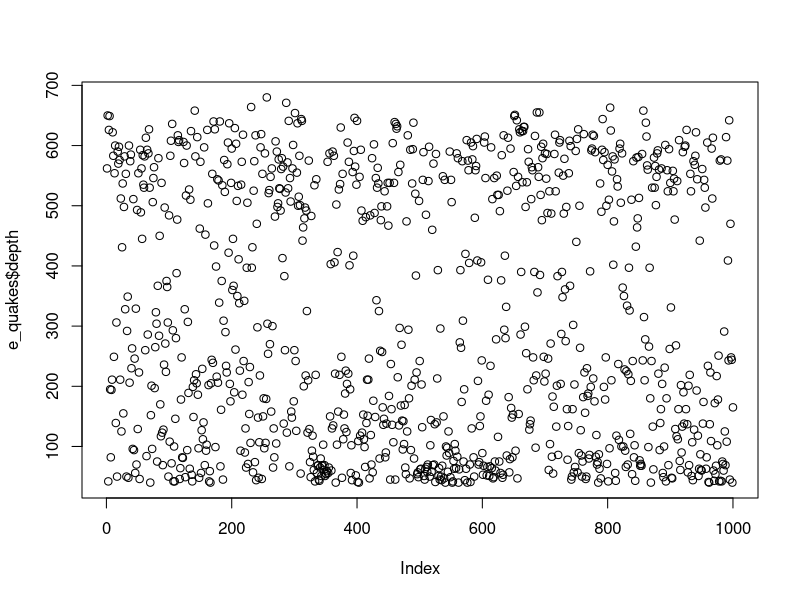
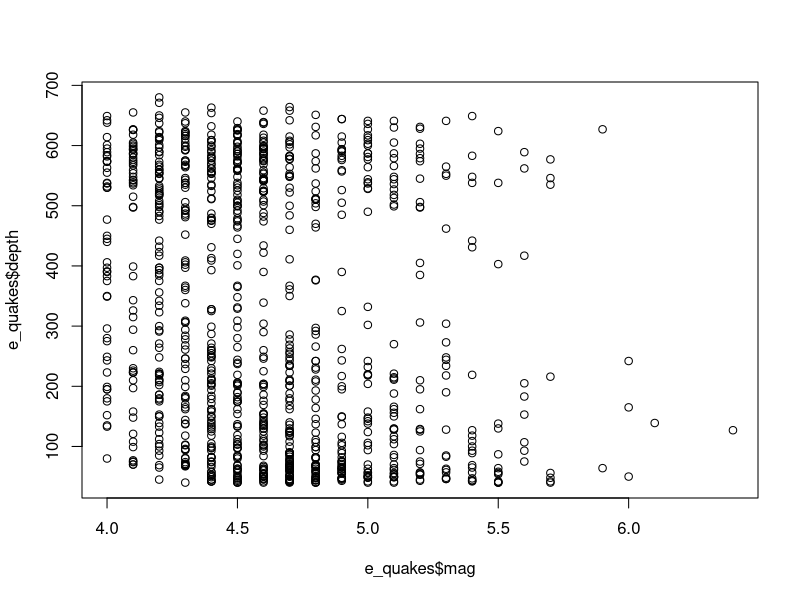
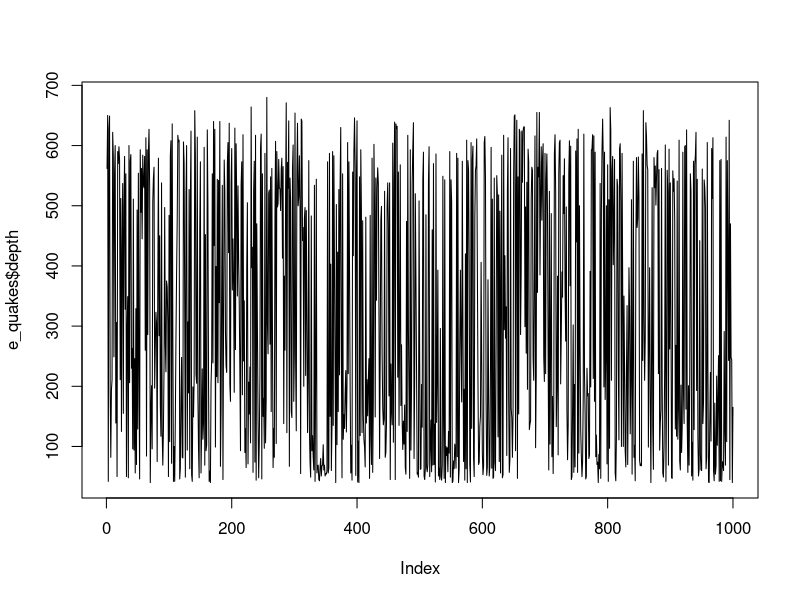
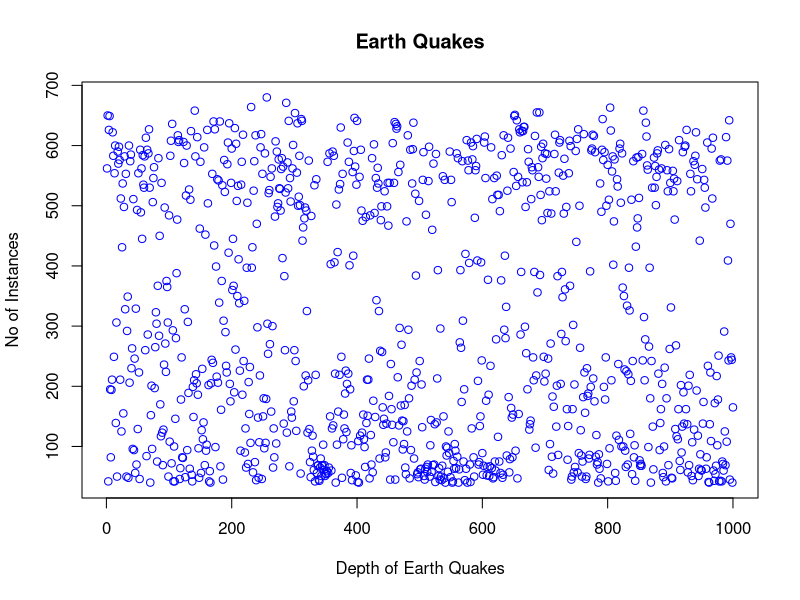
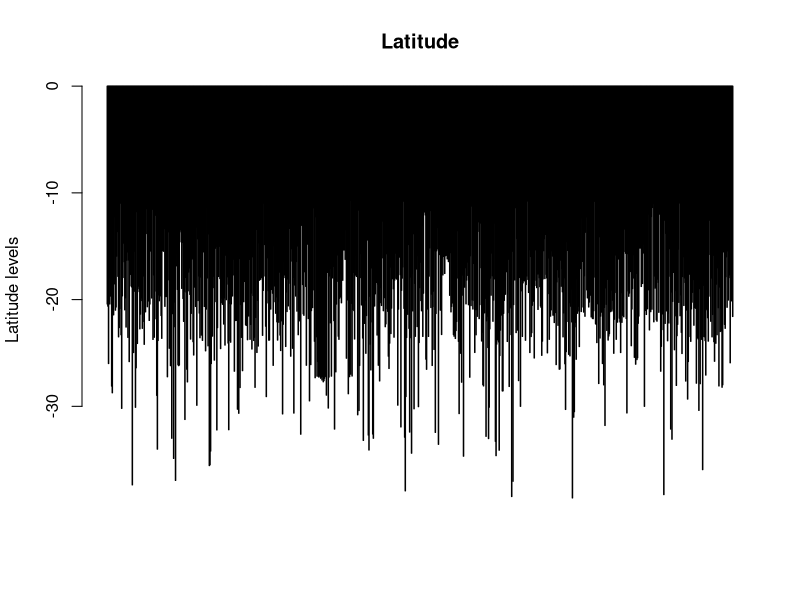
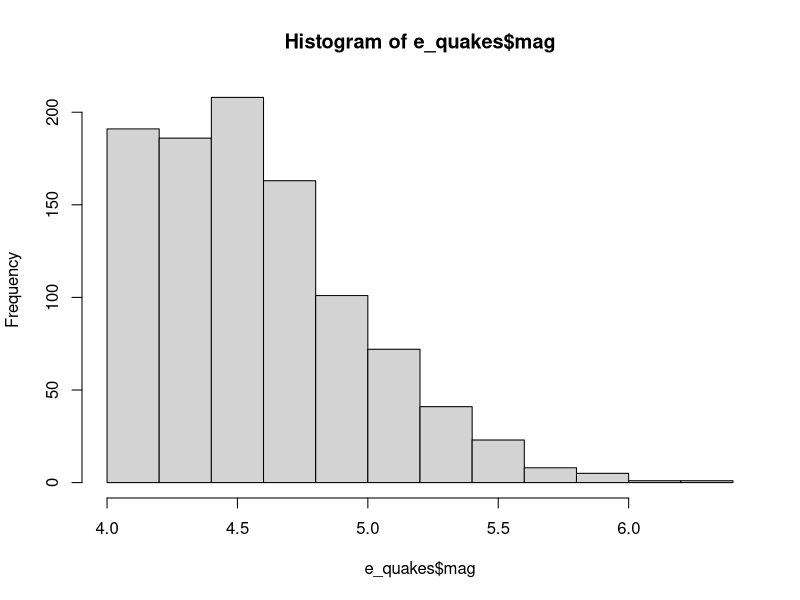
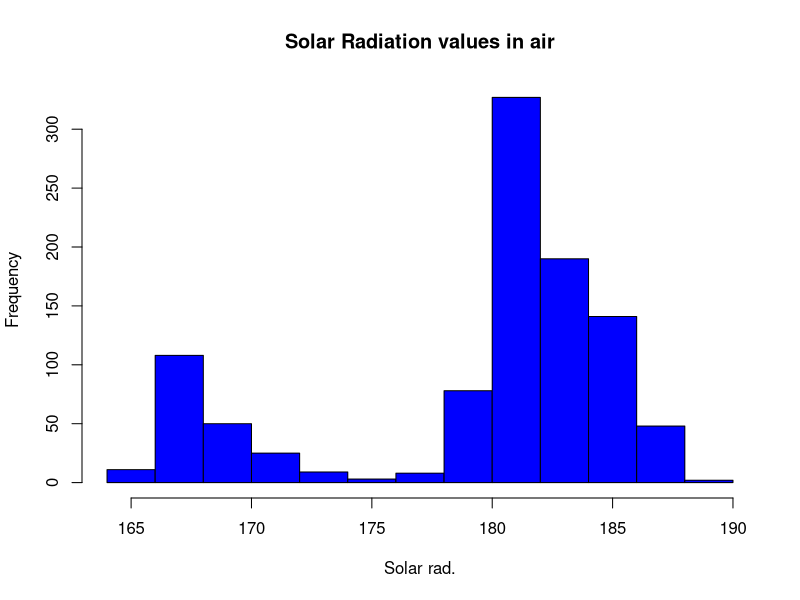
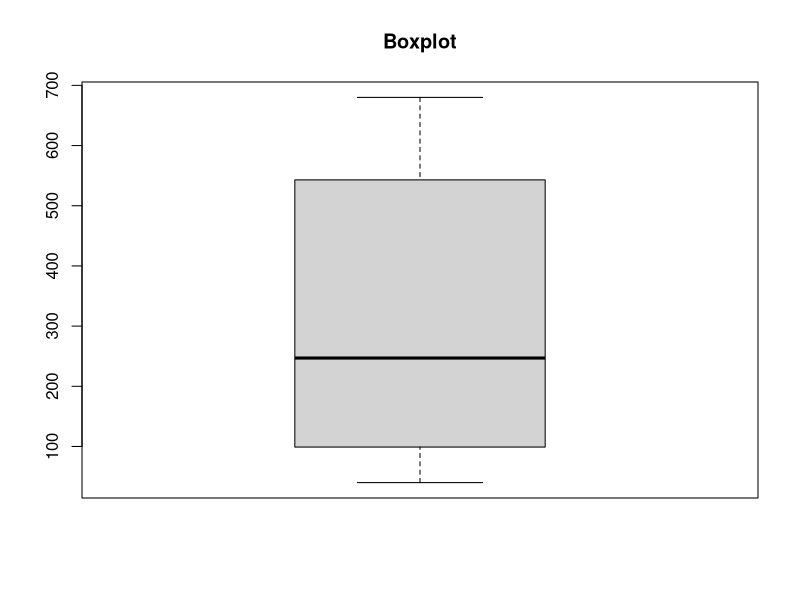

Source code (R) for these figures, in order: (Note: this script raises an error after producing the figures.)
#airquality = read.csv('path/quakes.csv',header=TRUE, sep=",")
e_quakes<-datasets::quakes
####Top 10 rows and last 10 rows
head(e_quakes,10)
tail(e_quakes,10)
######Columns
e_quakes[,c(1,2)]
df<-e_quakes[,-5]
summary(e_quakes[,1])
###########Summary of the data#########
summary(e_quakes$lat)
summary(e_quakes$long)
summary(e_quakes$depth)
summary(e_quakes$mag) 
summary(e_quakes) 
###########Plot##########
plot(e_quakes$depth)
plot(e_quakes$mag,e_quakes$depth,type="p")
# plot(e_quakes)
# points and lines 
plot(e_quakes$depth, type= "l") # p: points, l: lines,b: both
plot(e_quakes$depth, xlab = 'Depth of Earth Quakes', 
     ylab = 'No of Instances', main = 'Earth Quakes',
     col = 'blue')
# Horizontal bar plot
barplot(e_quakes$lat, main = 'Latitude',
        ylab = 'Latitude levels', col= 'blue',horiz = F,axes=T)
#Histogram
hist(e_quakes$mag)
hist(e_quakes$long, 
     main = 'Solar Radiation values in air',
     xlab = 'Solar rad.', col='blue')

#Single box plot
boxplot(e_quakes$depth,main="Boxplot")
boxplot(e_quakes$lat,main="Boxplot")
boxplot(e_quakes$long,main="Boxplot")
boxplot(e_quakes$mag,main="Boxplot")

# Multiple box plots
boxplot(e_quakes[,1:5],main='Multiple')
#margin of the grid(mar), 
#no of rows and columns(mfrow), 
#whether a border is to be included(bty) 
#and position of the 
#labels(las: 1 for horizontal, las: 0 for vertical)
#bty - box around the plot
par(mfrow=c(3,3),mar=c(2,5,2,1),  las=0, bty="o")
plot(e_quakes$lat)
plot(e_quakes$lat, e_quakes$long)
plot(e_quakes$lat, type= "l")
plot(e_quakes$long, type= "l")
plot(e_quakes$depth, type= "l")
plot(e_quakes$mag, type= "l")
barplot(e_quakes$lat, main = 'Latitude',
        xlab = 'Latitude levels', col='green',horiz = TRUE)

# Histogram for lat, long, depth and mag
hist(e_quakes$lat)
hist(e_quakes$long)
hist(e_quakes$depth)
hist(e_quakes$mag)

# Single boxplot for long, lat, depth and mag
boxplot(e_quakes$long)
boxplot(e_quakes$lat)
boxplot(e_quakes$depth)
boxplot(e_quakes$mag)

# Multiple boxplot
boxplot(e_quakes[,0:4], main='Multiple Box plots')


# standard deviation for lat, long, depth and mag
sd(e_quakes$lat,na.rm = T)
sd(e_quakes$long,na.rm = T)
sd(e_quakes$depth,na.rm = T)
sd(e_quakes$mag,na.rm = T)

# Variance for lat, long, depth and mag
var(e_quakes$lat,na.rm = T)
var(e_quakes$long,na.rm = T)
var(e_quakes$depth,na.rm = T)
var(e_quakes$mag,na.rm = T)

# Skewness for lat, long, depth and mag
skewness(e_quakes$lat,na.rm = T)
skewness(e_quakes$long,na.rm = T)
skewness(e_quakes$depth,na.rm = T)
skewness(e_quakes$mag,na.rm = T)

# Kurtosis for lat, long, depth and mag
kurtosis(e_quakes$lat,na.rm = T)
kurtosis(e_quakes$long,na.rm = T)
kurtosis(e_quakes$depth,na.rm = T)
kurtosis(e_quakes$mag,na.rm = T)
